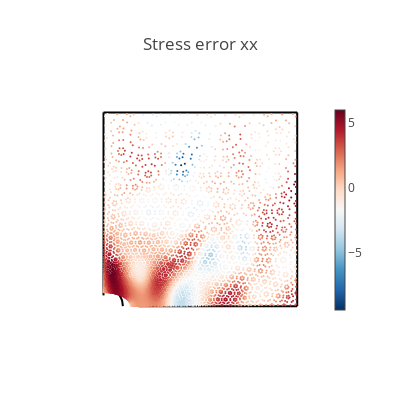
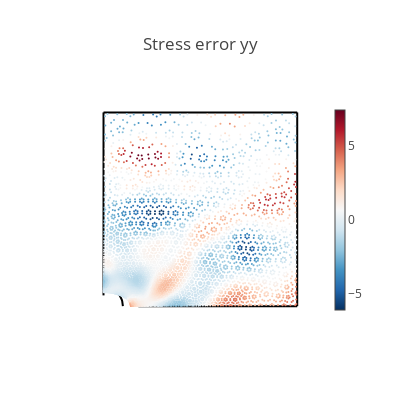
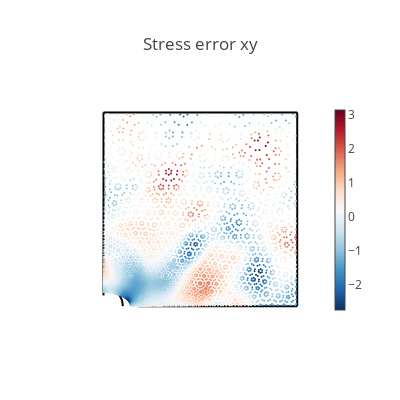
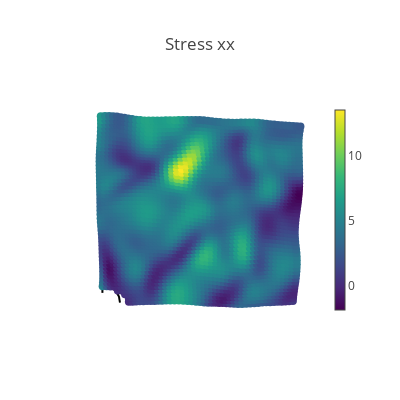

Notebook code for these charts, in order:
### Code cell
val_rad_x = 0.14
p_val = Plate(val_rad_x, N, M) 
val_data_input, val_data_output, val_data_hole = p_val.load_reference_data()
val_collo, val_top, val_right, val_left, val_bottom, val_hole = p_val.generate_dataset()

# Create a validation domain different from the training domain
val_x, val_y = np.meshgrid(np.linspace(0, L, 50), np.linspace(0, L, 50))
val_r = Rx * np.ones(np.shape(val_x))
val_domain = np.vstack([val_x.ravel(), val_y.ravel(), val_r.ravel()]).T
mask = (
    ((val_domain[:, 0] ** 2) / (Rx**2)) + ((val_domain[:, 1] ** 2) / (Ry**2))
) > 1
val = torch.tensor(val_domain[mask], requires_grad=True, dtype=DTYPE)


# Compute model predictions on the validation domain
disp = net(val)
def_val = val[:, :-1] + disp
stress = torch.vmap(sigma)(val)
mises = torch.sqrt(
    stress[:, 0, 0] ** 2
    + stress[:, 1, 1] ** 2
    - stress[:, 0, 0] * stress[:, 1, 1]
    + 3 * stress[:, 0, 1] ** 2
)
# print([loss.item() for loss in compute_les(val)])


@torch.no_grad()
def make_plot(x, y, variable, title, cmap=sequential.Viridis, size=8.0):
    fig = go.Figure()

    # Plot boundaries
    m = dict(color="black")
    fig.add_trace(go.Scatter(x=top[:, 0], y=top[:, 1], mode="lines", marker=m))
    fig.add_trace(go.Scatter(x=bottom[:, 0], y=bottom[:, 1], mode="lines", marker=m))
    fig.add_trace(go.Scatter(x=left[:, 0], y=left[:, 1], mode="lines", marker=m))
    fig.add_trace(go.Scatter(x=right[:, 0], y=right[:, 1], mode="lines", marker=m))
    fig.add_trace(go.Scatter(x=hole[:, 0], y=hole[:, 1], mode="lines", marker=m))

    # Plot variable values
    m = dict(color=variable, colorscale=cmap, size=size, colorbar=dict(thickness=10))
    fig.add_trace(go.Scatter(x=x, y=y, marker=m, mode="markers"))

    # plot settings
    fig.layout.yaxis.scaleanchor = "x"
    fig.update_layout(
        template="none", width=400, height=400, title=title, showlegend=False
    )
    fig.update_xaxes(visible=False)
    fig.update_yaxes(visible=False)
    fig.show()


# Compute data error
s_data = val_data_output[:, 0:3]
s_pred = torch.vmap(sigma)(val_data_input[:, 0:3])
ds_xx = s_data[:, 0] - s_pred[:, 0, 0]
ds_yy = s_data[:, 1] - s_pred[:, 1, 1]
ds_xy = s_data[:, 2] - s_pred[:, 0, 1]


# Plot stress errors
cmap = sequential.RdBu_r
make_plot(*val_data_input[:, 0:2].T, ds_xx, "Stress error xx", size=2.0, cmap=cmap)
make_plot(*val_data_input[:, 0:2].T, ds_yy, "Stress error yy", size=2.0, cmap=cmap)
make_plot(*val_data_input[:, 0:2].T, ds_xy, "Stress error xy", size=2.0, cmap=cmap)

# Plot stresses
make_plot(*def_val.T, stress[:, 0, 0], "Stress xx")
make_plot(*def_val.T, stress[:, 0, 1], "Stress xy")
make_plot(*def_val.T, stress[:, 1, 1], "Stress yy")
make_plot(*def_val.T, mises, "Mises stress")

# Plot displacements
make_plot(*def_val.T, disp[:, 0], "Displacement in x", cmap=sequential.Inferno)
make_plot(*def_val.T, disp[:, 1], "Displacement in y", cmap=sequential.Inferno)

### Figure 1 — Plotly figure (JSON) as saved in the notebook; plotly's stock layout.template omitted (floating-point values rounded to 4 significant figures; data arrays with more than 128 entries replaced by an {"elided": "..."} marker saying what was removed)
{"data": [{"marker": {"color": "black"}, "mode": "lines", "type": "scatter", "x": [0, 0.02041, 0.04082, 0.06122, 0.08163, 0.102, 0.1224, 0.1429, 0.1633, 0.1837, 0.2041, 0.2245, 0.2449, 0.2653, 0.2857, 0.3061, 0.3265, 0.3469, 0.3673, 0.3878, 0.4082, 0.4286, 0.449, 0.4694, 0.4898, 0.5102, 0.5306, 0.551, 0.5714, 0.5918, 0.6122, 0.6327, 0.6531, 0.6735, 0.6939, 0.7143, 0.7347, 0.7551, 0.7755, 0.7959, 0.8163, 0.8367, 0.8571, 0.8776, 0.898, 0.9184, 0.9388, 0.9592, 0.9796, 1], "y": [1, 1, 1, 1, 1, 1, 1, 1, 1, 1, 1, 1, 1, 1, 1, 1, 1, 1, 1, 1, 1, 1, 1, 1, 1, 1, 1, 1, 1, 1, 1, 1, 1, 1, 1, 1, 1, 1, 1, 1, 1, 1, 1, 1, 1, 1, 1, 1, 1, 1]}, {"marker": {"color": "black"}, "mode": "lines", "type": "scatter", "x": [0.18, 0.2005, 0.221, 0.2415, 0.262, 0.2825, 0.303, 0.3235, 0.344, 0.3645, 0.385, 0.4055, 0.426, 0.4465, 0.467, 0.4875, 0.508, 0.5285, 0.549, 0.5695, 0.59, 0.6105, 0.631, 0.6515, 0.672, 0.6925, 0.713, 0.7335, 0.754, 0.7745, 0.795, 0.8155, 0.836, 0.8565, 0.877, 0.8975, 0.918, 0.9385, 0.959, 0.9795, 1], "y": [0, 0, 0, 0, 0, 0, 0, 0, 0, 0, 0, 0, 0, 0, 0, 0, 0, 0, 0, 0, 0, 0, 0, 0, 0, 0, 0, 0, 0, 0, 0, 0, 0, 0, 0, 0, 0, 0, 0, 0, 0]}, {"marker": {"color": "black"}, "mode": "lines", "type": "scatter", "x": [0, 0, 0, 0, 0, 0, 0, 0, 0, 0, 0, 0, 0, 0, 0, 0, 0, 0, 0, 0, 0, 0, 0, 0, 0, 0, 0, 0, 0, 0, 0, 0, 0, 0, 0, 0, 0, 0, 0, 0, 0, 0, 0, 0, 0, 0, 0], "y": [0.05556, 0.07609, 0.09662, 0.1171, 0.1377, 0.1582, 0.1787, 0.1993, 0.2198, 0.2403, 0.2609, 0.2814, 0.3019, 0.3225, 0.343, 0.3635, 0.3841, 0.4046, 0.4251, 0.4457, 0.4662, 0.4867, 0.5072, 0.5278, 0.5483, 0.5688, 0.5894, 0.6099, 0.6304, 0.651, 0.6715, 0.692, 0.7126, 0.7331, 0.7536, 0.7742, 0.7947, 0.8152, 0.8357, 0.8563, 0.8768, 0.8973, 0.9179, 0.9384, 0.9589, 0.9795, 1]}, {"marker": {"color": "black"}, "mode": "lines", "type": "scatter", "x": [1, 1, 1, 1, 1, 1, 1, 1, 1, 1, 1, 1, 1, 1, 1, 1, 1, 1, 1, 1, 1, 1, 1, 1, 1, 1, 1, 1, 1, 1, 1, 1, 1, 1, 1, 1, 1, 1, 1, 1, 1, 1, 1, 1, 1, 1, 1, 1, 1, 1], "y": [0, 0.02041, 0.04082, 0.06122, 0.08163, 0.102, 0.1224, 0.1429, 0.1633, 0.1837, 0.2041, 0.2245, 0.2449, 0.2653, 0.2857, 0.3061, 0.3265, 0.3469, 0.3673, 0.3878, 0.4082, 0.4286, 0.449, 0.4694, 0.4898, 0.5102, 0.5306, 0.551, 0.5714, 0.5918, 0.6122, 0.6327, 0.6531, 0.6735, 0.6939, 0.7143, 0.7347, 0.7551, 0.7755, 0.7959, 0.8163, 0.8367, 0.8571, 0.8776, 0.898, 0.9184, 0.9388, 0.9592, 0.9796, 1]}, {"marker": {"color": "black"}, "mode": "lines", "type": "scatter", "x": [0.1, 0.09979, 0.09914, 0.09808, 0.09659, 0.09469, 0.09239, 0.08969, 0.0866, 0.08315, 0.07934, 0.07518, 0.07071, 0.06593, 0.06088, 0.05556, 0.05, 0.04423, 0.03827, 0.03214, 0.02588, 0.01951, 0.01305, 0.00654, 6.123e-18], "y": [0, 0.00654, 0.01305, 0.01951, 0.02588, 0.03214, 0.03827, 0.04423, 0.05, 0.05556, 0.06088, 0.06593, 0.07071, 0.07518, 0.07934, 0.08315, 0.0866, 0.08969, 0.09239, 0.09469, 0.09659, 0.09808, 0.09914, 0.09979, 0.1]}, {"marker": {"color": {"elided": "5526 float values"}, "colorbar": {"thickness": 10}, "colorscale": [[0, "rgb(5,48,97)"], [0.1, "rgb(33,102,172)"], [0.2, "rgb(67,147,195)"], [0.3, "rgb(146,197,222)"], [0.4, "rgb(209,229,240)"], [0.5, "rgb(247,247,247)"], [0.6, "rgb(253,219,199)"], [0.7, "rgb(244,165,130)"], [0.8, "rgb(214,96,77)"], [0.9, "rgb(178,24,43)"], [1, "rgb(103,0,31)"]], "size": 2}, "mode": "markers", "type": "scatter", "x": {"elided": "5526 float values"}, "y": {"elided": "5526 float values"}}], "layout": {"height": 400, "showlegend": false, "title": {"text": "Stress error xx"}, "width": 400, "xaxis": {"visible": false}, "yaxis": {"scaleanchor": "x", "visible": false}}}

### Figure 2 — Plotly figure (JSON) as saved in the notebook; plotly's stock layout.template omitted (floating-point values rounded to 4 significant figures; data arrays with more than 128 entries replaced by an {"elided": "..."} marker saying what was removed)
{"data": [{"marker": {"color": "black"}, "mode": "lines", "type": "scatter", "x": [0, 0.02041, 0.04082, 0.06122, 0.08163, 0.102, 0.1224, 0.1429, 0.1633, 0.1837, 0.2041, 0.2245, 0.2449, 0.2653, 0.2857, 0.3061, 0.3265, 0.3469, 0.3673, 0.3878, 0.4082, 0.4286, 0.449, 0.4694, 0.4898, 0.5102, 0.5306, 0.551, 0.5714, 0.5918, 0.6122, 0.6327, 0.6531, 0.6735, 0.6939, 0.7143, 0.7347, 0.7551, 0.7755, 0.7959, 0.8163, 0.8367, 0.8571, 0.8776, 0.898, 0.9184, 0.9388, 0.9592, 0.9796, 1], "y": [1, 1, 1, 1, 1, 1, 1, 1, 1, 1, 1, 1, 1, 1, 1, 1, 1, 1, 1, 1, 1, 1, 1, 1, 1, 1, 1, 1, 1, 1, 1, 1, 1, 1, 1, 1, 1, 1, 1, 1, 1, 1, 1, 1, 1, 1, 1, 1, 1, 1]}, {"marker": {"color": "black"}, "mode": "lines", "type": "scatter", "x": [0.18, 0.2005, 0.221, 0.2415, 0.262, 0.2825, 0.303, 0.3235, 0.344, 0.3645, 0.385, 0.4055, 0.426, 0.4465, 0.467, 0.4875, 0.508, 0.5285, 0.549, 0.5695, 0.59, 0.6105, 0.631, 0.6515, 0.672, 0.6925, 0.713, 0.7335, 0.754, 0.7745, 0.795, 0.8155, 0.836, 0.8565, 0.877, 0.8975, 0.918, 0.9385, 0.959, 0.9795, 1], "y": [0, 0, 0, 0, 0, 0, 0, 0, 0, 0, 0, 0, 0, 0, 0, 0, 0, 0, 0, 0, 0, 0, 0, 0, 0, 0, 0, 0, 0, 0, 0, 0, 0, 0, 0, 0, 0, 0, 0, 0, 0]}, {"marker": {"color": "black"}, "mode": "lines", "type": "scatter", "x": [0, 0, 0, 0, 0, 0, 0, 0, 0, 0, 0, 0, 0, 0, 0, 0, 0, 0, 0, 0, 0, 0, 0, 0, 0, 0, 0, 0, 0, 0, 0, 0, 0, 0, 0, 0, 0, 0, 0, 0, 0, 0, 0, 0, 0, 0, 0], "y": [0.05556, 0.07609, 0.09662, 0.1171, 0.1377, 0.1582, 0.1787, 0.1993, 0.2198, 0.2403, 0.2609, 0.2814, 0.3019, 0.3225, 0.343, 0.3635, 0.3841, 0.4046, 0.4251, 0.4457, 0.4662, 0.4867, 0.5072, 0.5278, 0.5483, 0.5688, 0.5894, 0.6099, 0.6304, 0.651, 0.6715, 0.692, 0.7126, 0.7331, 0.7536, 0.7742, 0.7947, 0.8152, 0.8357, 0.8563, 0.8768, 0.8973, 0.9179, 0.9384, 0.9589, 0.9795, 1]}, {"marker": {"color": "black"}, "mode": "lines", "type": "scatter", "x": [1, 1, 1, 1, 1, 1, 1, 1, 1, 1, 1, 1, 1, 1, 1, 1, 1, 1, 1, 1, 1, 1, 1, 1, 1, 1, 1, 1, 1, 1, 1, 1, 1, 1, 1, 1, 1, 1, 1, 1, 1, 1, 1, 1, 1, 1, 1, 1, 1, 1], "y": [0, 0.02041, 0.04082, 0.06122, 0.08163, 0.102, 0.1224, 0.1429, 0.1633, 0.1837, 0.2041, 0.2245, 0.2449, 0.2653, 0.2857, 0.3061, 0.3265, 0.3469, 0.3673, 0.3878, 0.4082, 0.4286, 0.449, 0.4694, 0.4898, 0.5102, 0.5306, 0.551, 0.5714, 0.5918, 0.6122, 0.6327, 0.6531, 0.6735, 0.6939, 0.7143, 0.7347, 0.7551, 0.7755, 0.7959, 0.8163, 0.8367, 0.8571, 0.8776, 0.898, 0.9184, 0.9388, 0.9592, 0.9796, 1]}, {"marker": {"color": "black"}, "mode": "lines", "type": "scatter", "x": [0.1, 0.09979, 0.09914, 0.09808, 0.09659, 0.09469, 0.09239, 0.08969, 0.0866, 0.08315, 0.07934, 0.07518, 0.07071, 0.06593, 0.06088, 0.05556, 0.05, 0.04423, 0.03827, 0.03214, 0.02588, 0.01951, 0.01305, 0.00654, 6.123e-18], "y": [0, 0.00654, 0.01305, 0.01951, 0.02588, 0.03214, 0.03827, 0.04423, 0.05, 0.05556, 0.06088, 0.06593, 0.07071, 0.07518, 0.07934, 0.08315, 0.0866, 0.08969, 0.09239, 0.09469, 0.09659, 0.09808, 0.09914, 0.09979, 0.1]}, {"marker": {"color": {"elided": "5526 float values"}, "colorbar": {"thickness": 10}, "colorscale": [[0, "rgb(5,48,97)"], [0.1, "rgb(33,102,172)"], [0.2, "rgb(67,147,195)"], [0.3, "rgb(146,197,222)"], [0.4, "rgb(209,229,240)"], [0.5, "rgb(247,247,247)"], [0.6, "rgb(253,219,199)"], [0.7, "rgb(244,165,130)"], [0.8, "rgb(214,96,77)"], [0.9, "rgb(178,24,43)"], [1, "rgb(103,0,31)"]], "size": 2}, "mode": "markers", "type": "scatter", "x": {"elided": "5526 float values"}, "y": {"elided": "5526 float values"}}], "layout": {"height": 400, "showlegend": false, "title": {"text": "Stress error yy"}, "width": 400, "xaxis": {"visible": false}, "yaxis": {"scaleanchor": "x", "visible": false}}}

### Figure 3 — Plotly figure (JSON) as saved in the notebook; plotly's stock layout.template omitted (floating-point values rounded to 4 significant figures; data arrays with more than 128 entries replaced by an {"elided": "..."} marker saying what was removed)
{"data": [{"marker": {"color": "black"}, "mode": "lines", "type": "scatter", "x": [0, 0.02041, 0.04082, 0.06122, 0.08163, 0.102, 0.1224, 0.1429, 0.1633, 0.1837, 0.2041, 0.2245, 0.2449, 0.2653, 0.2857, 0.3061, 0.3265, 0.3469, 0.3673, 0.3878, 0.4082, 0.4286, 0.449, 0.4694, 0.4898, 0.5102, 0.5306, 0.551, 0.5714, 0.5918, 0.6122, 0.6327, 0.6531, 0.6735, 0.6939, 0.7143, 0.7347, 0.7551, 0.7755, 0.7959, 0.8163, 0.8367, 0.8571, 0.8776, 0.898, 0.9184, 0.9388, 0.9592, 0.9796, 1], "y": [1, 1, 1, 1, 1, 1, 1, 1, 1, 1, 1, 1, 1, 1, 1, 1, 1, 1, 1, 1, 1, 1, 1, 1, 1, 1, 1, 1, 1, 1, 1, 1, 1, 1, 1, 1, 1, 1, 1, 1, 1, 1, 1, 1, 1, 1, 1, 1, 1, 1]}, {"marker": {"color": "black"}, "mode": "lines", "type": "scatter", "x": [0.18, 0.2005, 0.221, 0.2415, 0.262, 0.2825, 0.303, 0.3235, 0.344, 0.3645, 0.385, 0.4055, 0.426, 0.4465, 0.467, 0.4875, 0.508, 0.5285, 0.549, 0.5695, 0.59, 0.6105, 0.631, 0.6515, 0.672, 0.6925, 0.713, 0.7335, 0.754, 0.7745, 0.795, 0.8155, 0.836, 0.8565, 0.877, 0.8975, 0.918, 0.9385, 0.959, 0.9795, 1], "y": [0, 0, 0, 0, 0, 0, 0, 0, 0, 0, 0, 0, 0, 0, 0, 0, 0, 0, 0, 0, 0, 0, 0, 0, 0, 0, 0, 0, 0, 0, 0, 0, 0, 0, 0, 0, 0, 0, 0, 0, 0]}, {"marker": {"color": "black"}, "mode": "lines", "type": "scatter", "x": [0, 0, 0, 0, 0, 0, 0, 0, 0, 0, 0, 0, 0, 0, 0, 0, 0, 0, 0, 0, 0, 0, 0, 0, 0, 0, 0, 0, 0, 0, 0, 0, 0, 0, 0, 0, 0, 0, 0, 0, 0, 0, 0, 0, 0, 0, 0], "y": [0.05556, 0.07609, 0.09662, 0.1171, 0.1377, 0.1582, 0.1787, 0.1993, 0.2198, 0.2403, 0.2609, 0.2814, 0.3019, 0.3225, 0.343, 0.3635, 0.3841, 0.4046, 0.4251, 0.4457, 0.4662, 0.4867, 0.5072, 0.5278, 0.5483, 0.5688, 0.5894, 0.6099, 0.6304, 0.651, 0.6715, 0.692, 0.7126, 0.7331, 0.7536, 0.7742, 0.7947, 0.8152, 0.8357, 0.8563, 0.8768, 0.8973, 0.9179, 0.9384, 0.9589, 0.9795, 1]}, {"marker": {"color": "black"}, "mode": "lines", "type": "scatter", "x": [1, 1, 1, 1, 1, 1, 1, 1, 1, 1, 1, 1, 1, 1, 1, 1, 1, 1, 1, 1, 1, 1, 1, 1, 1, 1, 1, 1, 1, 1, 1, 1, 1, 1, 1, 1, 1, 1, 1, 1, 1, 1, 1, 1, 1, 1, 1, 1, 1, 1], "y": [0, 0.02041, 0.04082, 0.06122, 0.08163, 0.102, 0.1224, 0.1429, 0.1633, 0.1837, 0.2041, 0.2245, 0.2449, 0.2653, 0.2857, 0.3061, 0.3265, 0.3469, 0.3673, 0.3878, 0.4082, 0.4286, 0.449, 0.4694, 0.4898, 0.5102, 0.5306, 0.551, 0.5714, 0.5918, 0.6122, 0.6327, 0.6531, 0.6735, 0.6939, 0.7143, 0.7347, 0.7551, 0.7755, 0.7959, 0.8163, 0.8367, 0.8571, 0.8776, 0.898, 0.9184, 0.9388, 0.9592, 0.9796, 1]}, {"marker": {"color": "black"}, "mode": "lines", "type": "scatter", "x": [0.1, 0.09979, 0.09914, 0.09808, 0.09659, 0.09469, 0.09239, 0.08969, 0.0866, 0.08315, 0.07934, 0.07518, 0.07071, 0.06593, 0.06088, 0.05556, 0.05, 0.04423, 0.03827, 0.03214, 0.02588, 0.01951, 0.01305, 0.00654, 6.123e-18], "y": [0, 0.00654, 0.01305, 0.01951, 0.02588, 0.03214, 0.03827, 0.04423, 0.05, 0.05556, 0.06088, 0.06593, 0.07071, 0.07518, 0.07934, 0.08315, 0.0866, 0.08969, 0.09239, 0.09469, 0.09659, 0.09808, 0.09914, 0.09979, 0.1]}, {"marker": {"color": {"elided": "5526 float values"}, "colorbar": {"thickness": 10}, "colorscale": [[0, "rgb(5,48,97)"], [0.1, "rgb(33,102,172)"], [0.2, "rgb(67,147,195)"], [0.3, "rgb(146,197,222)"], [0.4, "rgb(209,229,240)"], [0.5, "rgb(247,247,247)"], [0.6, "rgb(253,219,199)"], [0.7, "rgb(244,165,130)"], [0.8, "rgb(214,96,77)"], [0.9, "rgb(178,24,43)"], [1, "rgb(103,0,31)"]], "size": 2}, "mode": "markers", "type": "scatter", "x": {"elided": "5526 float values"}, "y": {"elided": "5526 float values"}}], "layout": {"height": 400, "showlegend": false, "title": {"text": "Stress error xy"}, "width": 400, "xaxis": {"visible": false}, "yaxis": {"scaleanchor": "x", "visible": false}}}

### Figure 4 — Plotly figure (JSON) as saved in the notebook; plotly's stock layout.template omitted (floating-point values rounded to 4 significant figures; data arrays with more than 128 entries replaced by an {"elided": "..."} marker saying what was removed)
{"data": [{"marker": {"color": "black"}, "mode": "lines", "type": "scatter", "x": [0, 0.02041, 0.04082, 0.06122, 0.08163, 0.102, 0.1224, 0.1429, 0.1633, 0.1837, 0.2041, 0.2245, 0.2449, 0.2653, 0.2857, 0.3061, 0.3265, 0.3469, 0.3673, 0.3878, 0.4082, 0.4286, 0.449, 0.4694, 0.4898, 0.5102, 0.5306, 0.551, 0.5714, 0.5918, 0.6122, 0.6327, 0.6531, 0.6735, 0.6939, 0.7143, 0.7347, 0.7551, 0.7755, 0.7959, 0.8163, 0.8367, 0.8571, 0.8776, 0.898, 0.9184, 0.9388, 0.9592, 0.9796, 1], "y": [1, 1, 1, 1, 1, 1, 1, 1, 1, 1, 1, 1, 1, 1, 1, 1, 1, 1, 1, 1, 1, 1, 1, 1, 1, 1, 1, 1, 1, 1, 1, 1, 1, 1, 1, 1, 1, 1, 1, 1, 1, 1, 1, 1, 1, 1, 1, 1, 1, 1]}, {"marker": {"color": "black"}, "mode": "lines", "type": "scatter", "x": [0.18, 0.2005, 0.221, 0.2415, 0.262, 0.2825, 0.303, 0.3235, 0.344, 0.3645, 0.385, 0.4055, 0.426, 0.4465, 0.467, 0.4875, 0.508, 0.5285, 0.549, 0.5695, 0.59, 0.6105, 0.631, 0.6515, 0.672, 0.6925, 0.713, 0.7335, 0.754, 0.7745, 0.795, 0.8155, 0.836, 0.8565, 0.877, 0.8975, 0.918, 0.9385, 0.959, 0.9795, 1], "y": [0, 0, 0, 0, 0, 0, 0, 0, 0, 0, 0, 0, 0, 0, 0, 0, 0, 0, 0, 0, 0, 0, 0, 0, 0, 0, 0, 0, 0, 0, 0, 0, 0, 0, 0, 0, 0, 0, 0, 0, 0]}, {"marker": {"color": "black"}, "mode": "lines", "type": "scatter", "x": [0, 0, 0, 0, 0, 0, 0, 0, 0, 0, 0, 0, 0, 0, 0, 0, 0, 0, 0, 0, 0, 0, 0, 0, 0, 0, 0, 0, 0, 0, 0, 0, 0, 0, 0, 0, 0, 0, 0, 0, 0, 0, 0, 0, 0, 0, 0], "y": [0.05556, 0.07609, 0.09662, 0.1171, 0.1377, 0.1582, 0.1787, 0.1993, 0.2198, 0.2403, 0.2609, 0.2814, 0.3019, 0.3225, 0.343, 0.3635, 0.3841, 0.4046, 0.4251, 0.4457, 0.4662, 0.4867, 0.5072, 0.5278, 0.5483, 0.5688, 0.5894, 0.6099, 0.6304, 0.651, 0.6715, 0.692, 0.7126, 0.7331, 0.7536, 0.7742, 0.7947, 0.8152, 0.8357, 0.8563, 0.8768, 0.8973, 0.9179, 0.9384, 0.9589, 0.9795, 1]}, {"marker": {"color": "black"}, "mode": "lines", "type": "scatter", "x": [1, 1, 1, 1, 1, 1, 1, 1, 1, 1, 1, 1, 1, 1, 1, 1, 1, 1, 1, 1, 1, 1, 1, 1, 1, 1, 1, 1, 1, 1, 1, 1, 1, 1, 1, 1, 1, 1, 1, 1, 1, 1, 1, 1, 1, 1, 1, 1, 1, 1], "y": [0, 0.02041, 0.04082, 0.06122, 0.08163, 0.102, 0.1224, 0.1429, 0.1633, 0.1837, 0.2041, 0.2245, 0.2449, 0.2653, 0.2857, 0.3061, 0.3265, 0.3469, 0.3673, 0.3878, 0.4082, 0.4286, 0.449, 0.4694, 0.4898, 0.5102, 0.5306, 0.551, 0.5714, 0.5918, 0.6122, 0.6327, 0.6531, 0.6735, 0.6939, 0.7143, 0.7347, 0.7551, 0.7755, 0.7959, 0.8163, 0.8367, 0.8571, 0.8776, 0.898, 0.9184, 0.9388, 0.9592, 0.9796, 1]}, {"marker": {"color": "black"}, "mode": "lines", "type": "scatter", "x": [0.1, 0.09979, 0.09914, 0.09808, 0.09659, 0.09469, 0.09239, 0.08969, 0.0866, 0.08315, 0.07934, 0.07518, 0.07071, 0.06593, 0.06088, 0.05556, 0.05, 0.04423, 0.03827, 0.03214, 0.02588, 0.01951, 0.01305, 0.00654, 6.123e-18], "y": [0, 0.00654, 0.01305, 0.01951, 0.02588, 0.03214, 0.03827, 0.04423, 0.05, 0.05556, 0.06088, 0.06593, 0.07071, 0.07518, 0.07934, 0.08315, 0.0866, 0.08969, 0.09239, 0.09469, 0.09659, 0.09808, 0.09914, 0.09979, 0.1]}, {"marker": {"color": {"elided": "2476 float values"}, "colorbar": {"thickness": 10}, "colorscale": [[0, "#440154"], [0.1111, "#482878"], [0.2222, "#3e4989"], [0.3333, "#31688e"], [0.4444, "#26828e"], [0.5556, "#1f9e89"], [0.6667, "#35b779"], [0.7778, "#6ece58"], [0.8889, "#b5de2b"], [1, "#fde725"]], "size": 8}, "mode": "markers", "type": "scatter", "x": {"elided": "2476 float values"}, "y": {"elided": "2476 float values"}}], "layout": {"height": 400, "showlegend": false, "title": {"text": "Stress xx"}, "width": 400, "xaxis": {"visible": false}, "yaxis": {"scaleanchor": "x", "visible": false}}}
